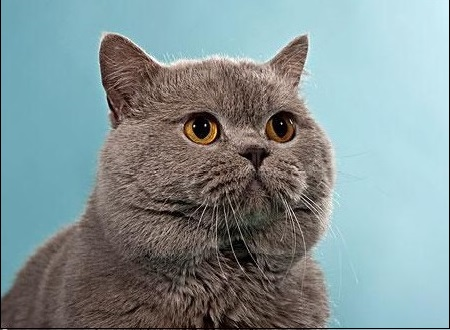
//> input picture data/test1.jpg, 450 x 330 px
$ ./main   (built with g++ and OpenCV 4)
//> lines starting //> are read from the running program, lines starting //| are printed output that depends on the picture
#include <iostream>
#include <opencv2/core.hpp>
#include <opencv2/imgproc.hpp>
#include <opencv2/videoio.hpp>
#include <opencv2/highgui.hpp>

using namespace std;
using namespace cv;

//#define DATA_PATH "D:\\Opensource workspace\\openCV\\workspace\\Tests\\data\\"
#define DATA_PATH "..\\data\\"

int main(int argc, char *argv[])
{
    String src_path ;
    src_path+=DATA_PATH;
    src_path+="test1.jpg";
    Mat src = imread(src_path);
//> src is the input picture: 330 rows x 450 cols, CV_8UC3; mean B, G, R 148.2, 146.5, 130.3
    if(src.empty())
    {
        cout<<"src error...\n";
        return 0;
    }
    Mat src_c = src.clone();
    imshow("Canny demo src",src);
    Mat dst_canny;
    Canny(src,dst_canny,150,100);
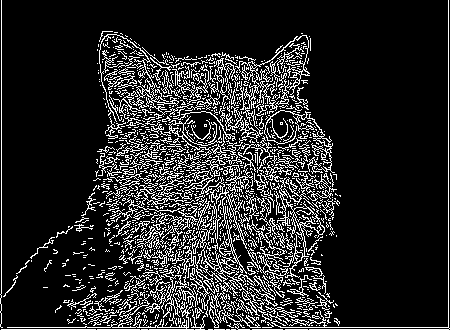
//> dst_canny: 330 rows x 450 cols, CV_8UC1; 15.3% white in thin lines or dots
    imshow("Canny demo dst",dst_canny);

    Mat dst,edge,gray;
    dst.create(src_c.size(),src_c.type());
    cvtColor(src_c,gray,CV_BGR2GRAY);
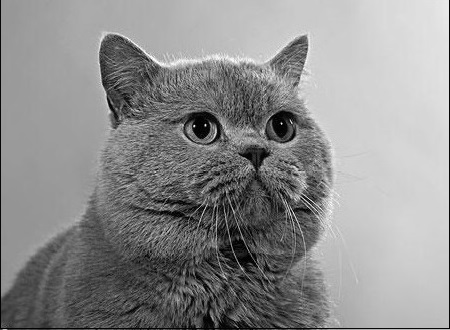
//> gray: 330 rows x 450 cols, CV_8UC1; min 0, max 255, mean 141.9
    blur(gray,edge,Size(3,3));
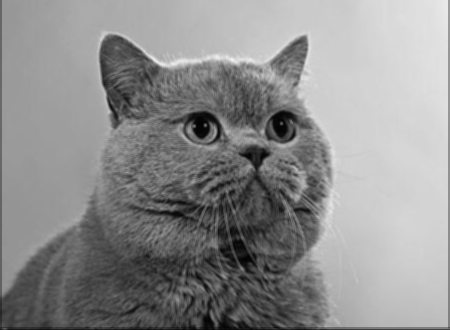
//> edge: 330 rows x 450 cols, CV_8UC1; min 3, max 242, mean 142.1
    Mat edge_canny;
    Canny(edge,edge_canny,3,9,3);
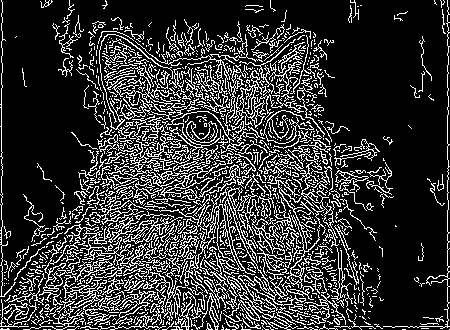
//> edge_canny: 330 rows x 450 cols, CV_8UC1; 20.6% white in thin lines or dots
    dst = Scalar::all(0);
    imshow("src_c demo",src_c);

    src_c.copyTo(dst,edge_canny);
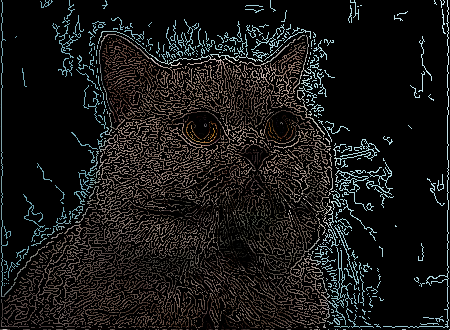
//> dst: 330 rows x 450 cols, CV_8UC3; mean B, G, R 22.3, 23.1, 23.5
    imshow("edge_canny2",dst);
    waitKey(0);
    return 0;
}

$ run again, with data/190_170.jpg copied over data/test1.jpg
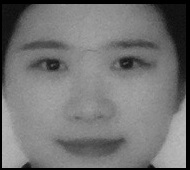
//> input picture data/190_170.jpg, 190 x 170 px
//> src is the input picture: 170 rows x 190 cols, CV_8UC3; min 0, max 188, mean 114.8
//> `Canny(src,dst_canny,150,100);`:
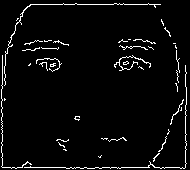
//> dst_canny: 170 rows x 190 cols, CV_8UC1; 4.1% white in thin lines or dots
//> edge_canny: 170 rows x 190 cols, CV_8UC1; 24.7% white in thin lines or dots
//> `src_c.copyTo(dst,edge_canny);`:
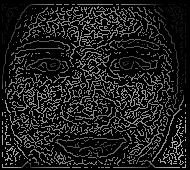
//> dst: 170 rows x 190 cols, CV_8UC3; min 0, max 185, mean 30.4

$ run again, with data/Back_Projection_Theory0.jpg copied over data/test1.jpg
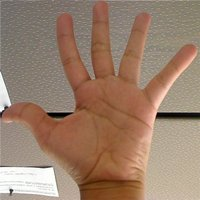
//> input picture data/Back_Projection_Theory0.jpg, 200 x 200 px
//> src is the input picture: 200 rows x 200 cols, CV_8UC3; mean B, G, R 107.8, 127.1, 154.3
//> `Canny(src,dst_canny,150,100);`:
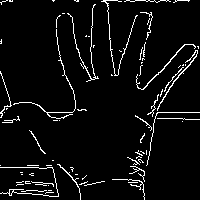
//> dst_canny: 200 rows x 200 cols, CV_8UC1; 5.2% white in thin lines or dots
//> edge_canny: 200 rows x 200 cols, CV_8UC1; 30% white in thin lines or dots
//> `src_c.copyTo(dst,edge_canny);`:
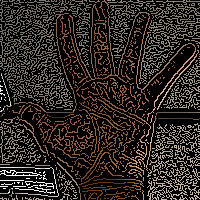
//> dst: 200 rows x 200 cols, CV_8UC3; mean B, G, R 33.1, 38.6, 46

$ run again, with data/Back_Projection_Theory2.jpg copied over data/test1.jpg
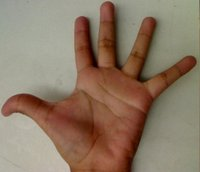
//> input picture data/Back_Projection_Theory2.jpg, 200 x 172 px
//> src is the input picture: 172 rows x 200 cols, CV_8UC3; mean B, G, R 101.1, 120.5, 140.6
//> `Canny(src,dst_canny,150,100);`:
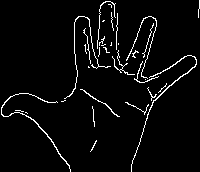
//> dst_canny: 172 rows x 200 cols, CV_8UC1; 4% white in thin lines or dots
//> edge_canny: 172 rows x 200 cols, CV_8UC1; 21.1% white in thin lines or dots
//> `src_c.copyTo(dst,edge_canny);`:
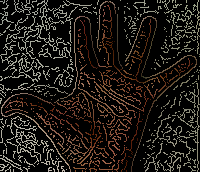
//> dst: 172 rows x 200 cols, CV_8UC3; mean B, G, R 21.5, 25.6, 30.1
